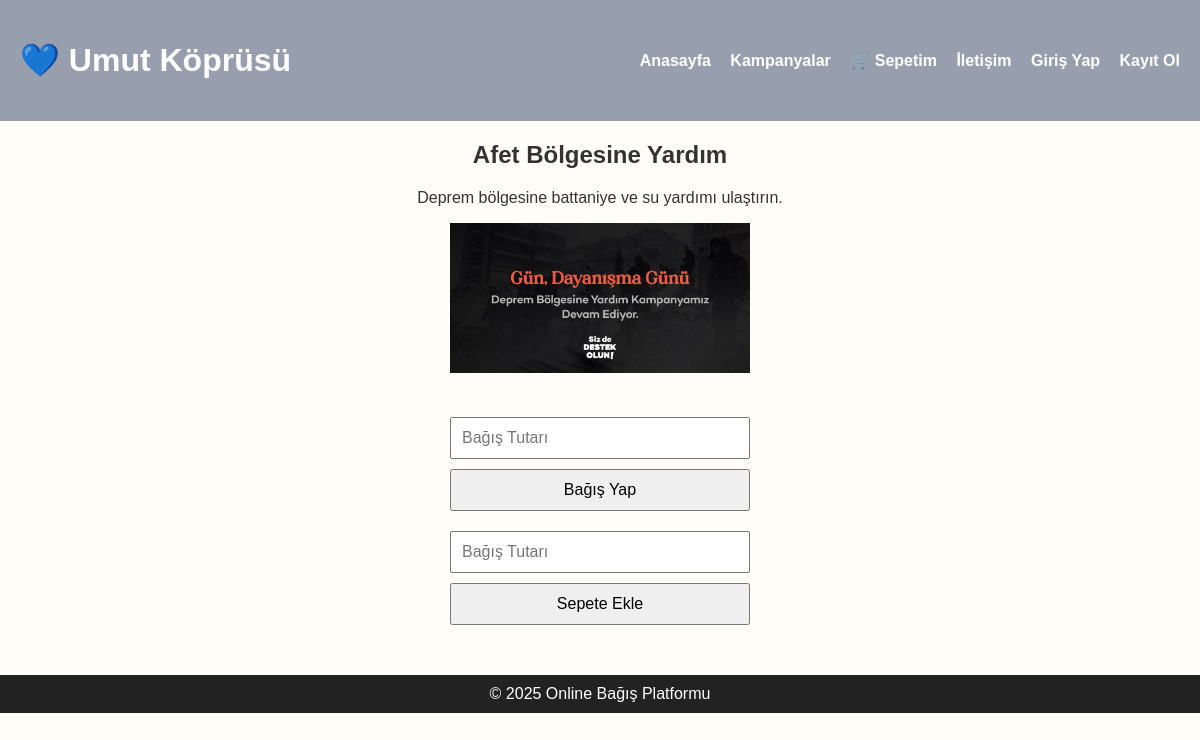
Screenshot of /campaign_detail.php?id=2 with the database file from the repository.
### tables this page shows
CREATE TABLE `kampanyalar` (
  `id` int(11) NOT NULL,
  `baslik` varchar(100) DEFAULT NULL,
  `aciklama` text DEFAULT NULL,
  `resim` varchar(255) DEFAULT NULL,
  `toplam_bagis` decimal(10,2) DEFAULT 0.00
);

### campaign_detail.php (the view, shortened to what this page needs)
<?php
include('db.php');
include('includes/header.php');
$kampanya_id = $_GET['id'] ?? null;
if ($kampanya_id) {
    $query = "SELECT * FROM kampanyalar WHERE id='$kampanya_id'";
    $result = mysqli_query($conn, $query);
    if (mysqli_num_rows($result) == 1) {
        $kampanya = mysqli_fetch_assoc($result);
    } else {
        echo "<p>Kampanya bulunamadı.</p>";
        include('includes/footer.php');
        exit();
    }
} else {
    echo "<p>Geçersiz kampanya ID.</p>";
    include('includes/footer.php');
    exit();
}
?>
<div style="max-width: 800px; margin: 0 auto; text-align: center;">
    <h2><?php echo $kampanya['baslik']; ?></h2>
    <p><?php echo $kampanya['aciklama']; ?></p>
    <img src="img/<?php echo $kampanya['resim']; ?>"
         alt="<?php echo $kampanya['baslik']; ?>"
         style="max-width:300px; margin-bottom: 20px;">
    <form method="post" action="bagis_kaydet.php" style="margin-bottom: 20px;">
        <input type="number" name="miktar" placeholder="Bağış Tutarı" required>
        <button type="submit">Bağış Yap</button>
    </form>
    <form method="post" action="add_to_cart.php">
        <input type="number" name="miktar" placeholder="Bağış Tutarı" required>
        <button type="submit">Sepete Ekle</button>
    </form>
</div>
<?php include('includes/footer.php'); ?>

### style.css (style rules this page uses)
html, body { margin: 0; padding: 0; height: 100%; }
form { display: flex; flex-direction: column; align-items: center; gap: 10px; margin-top: 20px; }
input, button { width: 300px; max-width: 90%; padding: 10px; font-size: 16px; box-sizing: border-box; }

### rows the page displays
kampanyalar: baslik "Afet Bölgesine Yardım", aciklama "Deprem bölgesine battaniye ve su yardımı ulaştırın.", resim (picture)
